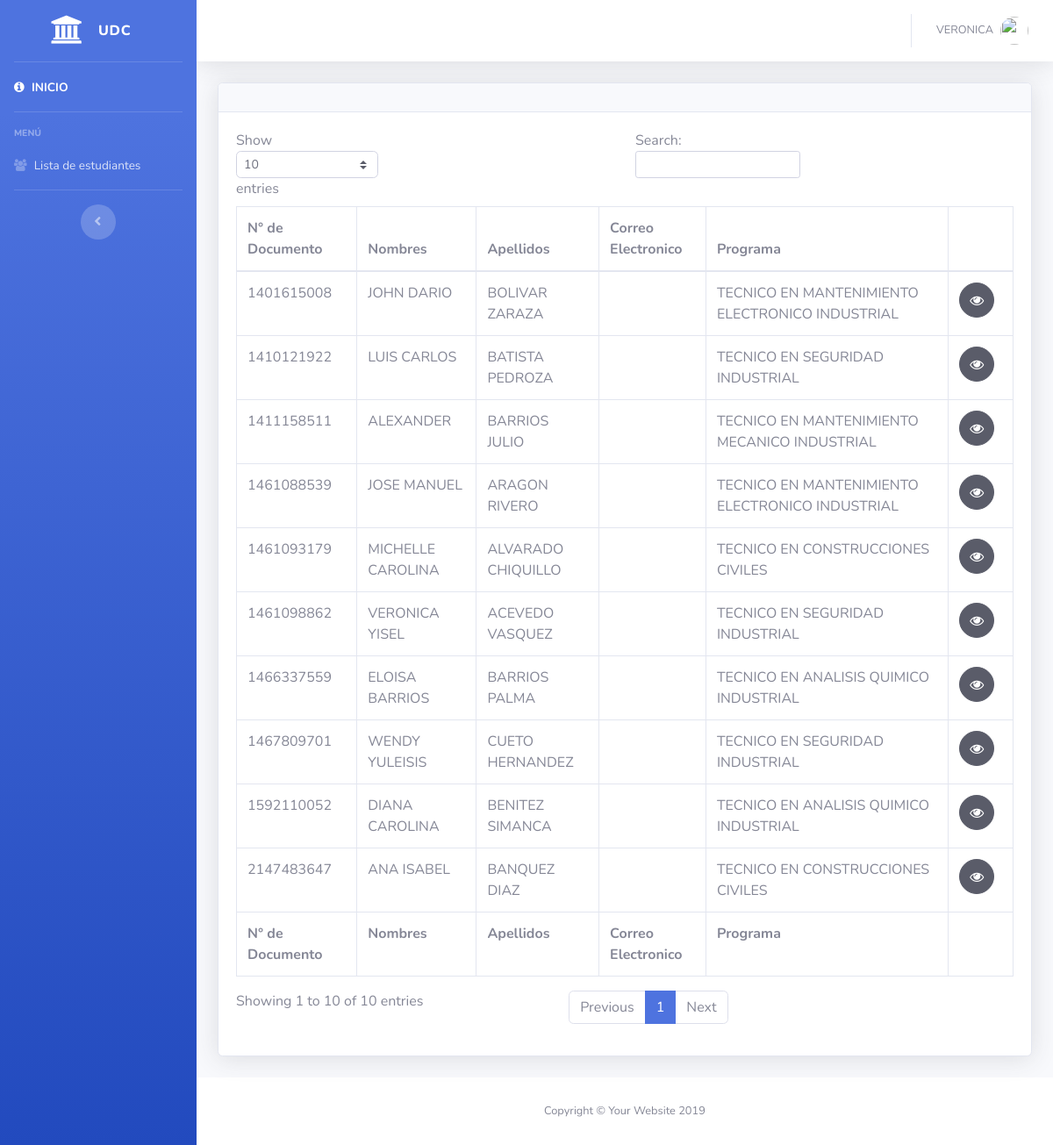
Page /listaestudiante.php (signed in) on the committed database.
### tables this page shows
CREATE TABLE `estudiantes` (
  `id` int(11) NOT NULL,
  `nivel` int(1) NOT NULL DEFAULT 1,
  `tipodedocumento_id` varchar(30) NOT NULL,
  `numerodedocumento` int(30) DEFAULT NULL,
  `primernombre` varchar(50) NOT NULL,
  `segundonombre` varchar(50) NOT NULL,
  `primerapellido` varchar(50) NOT NULL,
  `segundoapellido` varchar(50) NOT NULL,
  `fechadenacimiento` date NOT NULL,
  `genero_id` varchar(30) NOT NULL,
  `direccion` varchar(120) NOT NULL,
  `email` varchar(120) NOT NULL,
  `password` varchar(100) NOT NULL,
  `celular1` varchar(20) NOT NULL,
  `celular2` varchar(20) NOT NULL,
  `zona_id` varchar(30) NOT NULL,
  `estadocivil_id` varchar(30) NOT NULL,
  `institucion_id` varchar(30) NOT NULL,
  `fechadegraduacion` date NOT NULL DEFAULT current_timestamp(),
  `nivelacademicom_id` varchar(30) NOT NULL,
  `nivelacademicop_id` varchar(30) NOT NULL,
  `tipovivienda_id` varchar(30) NOT NULL,
  `ingresohogar_id` varchar(60) NOT NULL,
  `programa` varchar(250) NOT NULL,
  `calificacionprograma_id` varchar(20) NOT NULL,
  `asignaturas_id` int(11) NOT NULL
);

### listaestudiante.php (the view, shortened to what this page needs)
<?php
 if (isset($_SESSION['numerodedocumento'])) {
  $hostt = "localhost";
  $user = "root";
  $password = "";
  $dbname   = "proyectoudc";
  try { $conn= new PDO ("mysql:host=$hostt;dbname=$dbname",$user,$password);
    $sen = $conn->prepare("SELECT * FROM estudiantes LIMIT 10");
    $sen->execute() ;
     $rows =$sen->fetchAll(PDO::FETCH_OBJ);
     }catch(PDOException $th) {
      echo $th->getMessage(); }
?>
<!DOCTYPE html>
<html lang="en">
<head>
  <link href="vendor/fontawesome-free/css/all.min.css" rel="stylesheet" type="text/css">
  <link href="css/sb-admin-2.min.css" rel="stylesheet">
  <link rel="stylesheet" href="awesome/css/font-awesome.min.css">
  <link rel="stylesheet" href="sweetalert/css/sweetalert2.min.css">
</head>
<body id="page-top">
  <div id="wrapper">
    <ul class="navbar-nav bg-gradient-primary sidebar sidebar-dark accordion" id="accordionSidebar">
      <a class="sidebar-brand d-flex align-items-center justify-content-center" href="index.php">
        <div class="sidebar-brand-icon">
          <i class="fa fa-university fa-lg"></i>
        </div>
        <div class="sidebar-brand-text mx-3">udc</div>
      </a>
      <hr class="sidebar-divider my-0">
      <li class="nav-item active">
        <a class="nav-link" href="index.php">
          <i class="fa fa-info-circle"></i>
          <span>INICIO</span>
        </a>
      </li>
      <hr class="sidebar-divider">
      <div class="sidebar-heading">
        Menú
      </div>
        <li class="nav-item">
          <a class="nav-link" href="listaestudiante.php">
            <i class="fa fa-users"></i>
            <span>Lista de estudiantes</span></a>
        </li>
      <hr class="sidebar-divider d-none d-md-block">
      <div class="text-center d-none d-md-inline">
        <button class="rounded-circle border-0" id="sidebarToggle"></button>
      </div>
    </ul>
    <div id="content-wrapper" class="d-flex flex-column">
      <div id="content">
        <nav class="navbar navbar-expand navbar-light bg-white topbar mb-4 static-top shadow">
          <ul class="navbar-nav ml-auto">
            <li class="nav-item dropdown no-arrow">
              <a class="nav-link dropdown-toggle" href="#" id="userDropdown" role="button" data-toggle="dropdown" aria-haspopup="true" aria-expanded="false">
                <span class="mr-2 d-none d-lg-inline text-gray-600 small"><?=$_SESSION['nombre']?></span>
                <img class="img-profile rounded-circle" src="https://source.unsplash.com/QAB-WJcbgJk/60x60">
              </a>
            </li>
          </ul>
        </nav>
         <div class="container-fluid">
          <div class="card shadow mb-4">
            <div class="card-header py-3">
            </div>
            <div class="card-body">
              <div class="table-responsive">
                <table class="table table-bordered" id="dataTable" width="100%" cellspacing="0">
                  <thead>
                    <tr>
                      <th>N° de Documento</th>
                      <th>Nombres</th>
                      <th>Apellidos</th>
                      <th>Correo Electronico</th>
                      <th>Programa</th>
                      <th></th>
                    </tr>
                  </thead>
                  <tfoot>
                    <tr>
                      <th>N° de Documento</th>
                      <th>Nombres</th>
                      <th>Apellidos</th>
                      <th>Correo Electronico</th>
                      <th>Programa</th>
                      <th></th>
                    </tr>
                  </tfoot>
                  <tbody>
                    <?php
                      foreach ($rows as $row ){
                    ?>
                      <tr>
                        <td><?=$row->numerodedocumento?></td>
                        <td><?=$row->primernombre?> <?=$row->segundonombre?></td>
                        <td><?=$row->primerapellido?> <?=$row->segundoapellido?></td>
                        <td><?=$row->email?></td>
                        <td><?=$row->programa?></td>
                        <td>
                          <a href="ver.php?numerodedocumento=<?=$row->numerodedocumento?>" class="btn btn-dark btn-circle">
                            <i class="fa fa-eye"></i>
                          </a>
                        </td>
                      </tr>
                    <?php
                      }
                    ?>
                  </tbody>
                </table>
              </div>
            </div>
          </div>
        </div>
      </div>
      <footer class="sticky-footer bg-white">
        <div class="container my-auto">
          <div class="copyright text-center my-auto">
            <span>Copyright &copy; Your Website 2019</span>
          </div>
        </div>
      </footer>
    </div>
  </div>
</body>
</html>
<?php
}else {
    header('location: principal.php');
}?>

### rows in the picture
estudiantes: numerodedocumento "1461098862", primernombre "VERONICA", segundonombre "YISEL", primerapellido "ACEVEDO", segundoapellido "VASQUEZ", programa "TECNICO EN SEGURIDAD INDUSTRIAL"
estudiantes: numerodedocumento "1461093179", primernombre "MICHELLE", segundonombre "CAROLINA", primerapellido "ALVARADO", segundoapellido "CHIQUILLO", programa "TECNICO EN CONSTRUCCIONES CIVILES"
estudiantes: numerodedocumento "1461088539", primernombre "JOSE", segundonombre "MANUEL", primerapellido "ARAGON", segundoapellido "RIVERO", programa "TECNICO EN MANTENIMIENTO ELECTRONICO INDUSTRIAL"
estudiantes: numerodedocumento "2147483647", primernombre "ANA", segundonombre "ISABEL", primerapellido "BANQUEZ", segundoapellido "DIAZ", programa "TECNICO EN CONSTRUCCIONES CIVILES"
estudiantes: numerodedocumento "1411158511", segundonombre "ALEXANDER", primerapellido "BARRIOS", segundoapellido "JULIO", programa "TECNICO EN MANTENIMIENTO MECANICO INDUSTRIAL"
estudiantes: numerodedocumento "1466337559", primernombre "ELOISA", segundonombre "BARRIOS", primerapellido "BARRIOS", segundoapellido "PALMA", programa "TECNICO EN ANALISIS QUIMICO INDUSTRIAL"
estudiantes: numerodedocumento "1410121922", primernombre "LUIS", segundonombre "CARLOS", primerapellido "BATISTA", segundoapellido "PEDROZA", programa "TECNICO EN SEGURIDAD INDUSTRIAL"
estudiantes: numerodedocumento "1592110052", primernombre "DIANA", segundonombre "CAROLINA", primerapellido "BENITEZ", segundoapellido "SIMANCA", programa "TECNICO EN ANALISIS QUIMICO INDUSTRIAL"
estudiantes: numerodedocumento "1401615008", primernombre "JOHN", segundonombre "DARIO", primerapellido "BOLIVAR", segundoapellido "ZARAZA", programa "TECNICO EN MANTENIMIENTO ELECTRONICO INDUSTRIAL"
estudiantes: numerodedocumento "1467809701", primernombre "WENDY", segundonombre "YULEISIS", primerapellido "CUETO", segundoapellido "HERNANDEZ", programa "TECNICO EN SEGURIDAD INDUSTRIAL"

### other values in the picture
$_SESSION['nombre'] "VERONICA"
